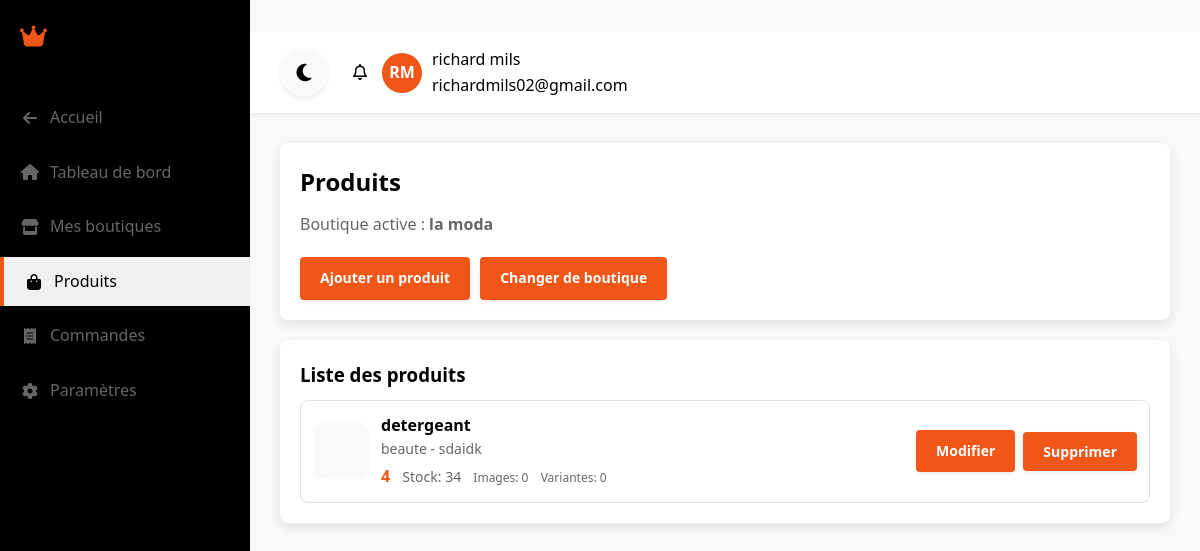
/index.php?page=dashboard_shop&tab=products (signed in), run on an earlier commit of the app's database.
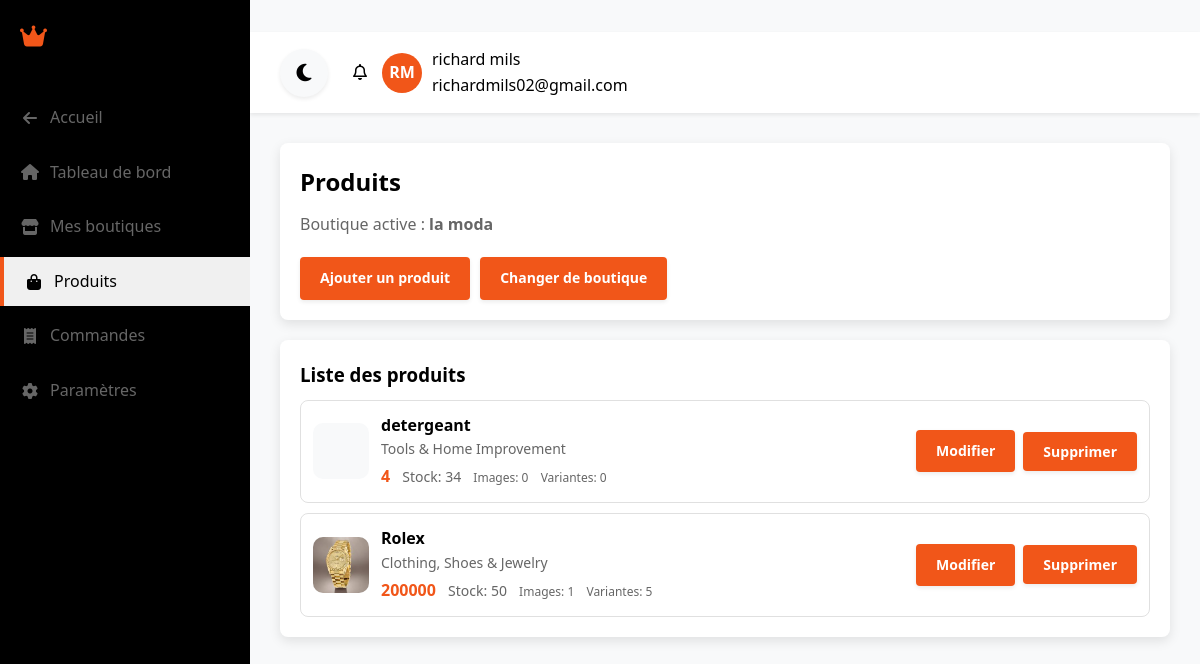
And on a later commit of the database.
### tables this page shows
CREATE TABLE users (
        id INTEGER PRIMARY KEY AUTOINCREMENT,
        first_name TEXT NOT NULL,
        last_name TEXT NOT NULL,
        email TEXT NOT NULL UNIQUE,
        password TEXT NOT NULL,
        birth_date DATE,
        gender TEXT,
        created_at DATETIME DEFAULT CURRENT_TIMESTAMP,
        updated_at DATETIME DEFAULT CURRENT_TIMESTAMP
    );

CREATE TABLE shops (
        id INTEGER PRIMARY KEY AUTOINCREMENT,
        user_id INTEGER NOT NULL,
        name TEXT NOT NULL,
        description TEXT,
        logo TEXT,
        created_at DATETIME DEFAULT CURRENT_TIMESTAMP,
        updated_at DATETIME DEFAULT CURRENT_TIMESTAMP, banner TEXT, email_contact TEXT, phone TEXT, address TEXT, city TEXT, country TEXT, currency TEXT DEFAULT 'USD', status TEXT DEFAULT 'active', slug TEXT, url TEXT, stars REAL DEFAULT 0,
        FOREIGN KEY (user_id) REFERENCES users(id) ON DELETE CASCADE
    );

CREATE TABLE products (
        id INTEGER PRIMARY KEY AUTOINCREMENT,
        shop_id INTEGER NOT NULL,
        name TEXT NOT NULL,
        description TEXT,
        price REAL NOT NULL,
        category TEXT,
        brand TEXT,
        size TEXT,
        image TEXT,
        stock INTEGER DEFAULT 0,
        status TEXT DEFAULT 'active',
        created_at DATETIME DEFAULT CURRENT_TIMESTAMP,
        updated_at DATETIME DEFAULT CURRENT_TIMESTAMP, promo_price REAL, sku TEXT, weight REAL, colors_json TEXT, tags_json TEXT, is_physical INTEGER DEFAULT 1, min_order_qty INTEGER DEFAULT 1,
        FOREIGN KEY (shop_id) REFERENCES shops(id) ON DELETE CASCADE
    );

### app/config.php (called while the page is built, shortened)
<?php
function getDB() {
    static $db = null;
    if ($db === null) {
        try {
            $db = new PDO('sqlite:' . DB_PATH);
            $db->setAttribute(PDO::ATTR_ERRMODE, PDO::ERRMODE_EXCEPTION);
            $db->setAttribute(PDO::ATTR_DEFAULT_FETCH_MODE, PDO::FETCH_ASSOC);
            $db->exec('PRAGMA foreign_keys = ON');
            initDatabase($db);
        } catch (PDOException $e) {
            error_log("Erreur de connexion à la base de données: " . $e->getMessage());
            die("Erreur de connexion à la base de données. Veuillez contacter l'administrateur.");
        }
    }
    return $db;
}
function initDatabase($db) {
    $db->exec('PRAGMA foreign_keys = ON');
    $ensureColumns = function(string $table, array $columns) use ($db) {
        $existing = [];
        $stmt = $db->query("PRAGMA table_info($table)");
        foreach ($stmt->fetchAll() as $col) {
            $existing[$col['name']] = true;
        }
        foreach ($columns as $name => $definition) {
            if (!isset($existing[$name])) {
                $db->exec("ALTER TABLE $table ADD COLUMN $name $definition");
            }
        }
    };
    $ensureColumns('shops', [
        'slug' => 'TEXT',
        'url' => 'TEXT',
        'banner' => 'TEXT',
        'email_contact' => 'TEXT',
        'phone' => 'TEXT',
        'address' => 'TEXT',
        'city' => 'TEXT',
        'country' => 'TEXT',
        'currency' => "TEXT DEFAULT 'USD'",
        'stars' => 'REAL DEFAULT 0',
        'status' => "TEXT DEFAULT 'active'"
    ]);
    $ensureColumns('products', [
        'promo_price' => 'REAL',
        'sku' => 'TEXT',
        'weight' => 'REAL',
        'colors_json' => 'TEXT',
        'tags_json' => 'TEXT',
        'is_physical' => 'INTEGER DEFAULT 1',
        'min_order_qty' => 'INTEGER DEFAULT 1'
    ]);
    $ensureColumns('orders', [
        'paid' => 'INTEGER DEFAULT 0',
        'satisfied' => 'INTEGER DEFAULT 0',
        'canceled' => 'INTEGER DEFAULT 0'
    ]);
}
function getCurrentUser() {
    $db = getDB();
    $stmt = $db->prepare("SELECT id, first_name, last_name, email, birth_date, gender, created_at FROM users WHERE id = ?");
    $stmt->execute([$_SESSION['user_id']]);
    return $stmt->fetch();
}
function url($page) {
    return APP_URL . "?page=" . $page;
}

### app/controllers/ShopController.php (called while the page is built, shortened)
<?php
require_once __DIR__ . '/../models/Shop.php';
require_once __DIR__ . '/../models/Product.php';
class ShopController {
    public function dashboard() {
        $shopModel = new Shop();
        $productModel = new Product();
        $shops = $shopModel->getByUserId((int)$_SESSION['user_id']);
        $activeShopId = (int)($_SESSION['active_shop_id'] ?? 0);
        $activeShop = $activeShopId > 0 ? $shopModel->findOwnedByUser($activeShopId, (int)$_SESSION['user_id']) : null;
        $products = $activeShopId > 0 ? $productModel->getByShopId($activeShopId) : [];
        $currentUser = getCurrentUser();
    }
}
?>

### app/router.php (called while the page is built, shortened)
<?php
require_once __DIR__ . '/config.php';
class Router {
    private $page;
    public function __construct() {
        $this->page = $_GET['page'] ?? 'home';
    }
    public function route() {
        if ($this->page === 'dashboard_shop') {
            require_once CONTROLLERS_PATH . '/ShopController.php';
            $controller = new ShopController();
            $controller->dashboard();
            return;
        }
    }
}

### app/models/Shop.php (called while the page is built, shortened)
<?php
require_once __DIR__ . '/../config.php';
class Shop {
    private PDO $db;
    public function __construct() {
        $this->db = getDB();
    }
    public function getByUserId(int $userId): array {
        $stmt = $this->db->prepare('SELECT * FROM shops WHERE user_id = ? ORDER BY created_at DESC');
        $stmt->execute([$userId]);
        return $stmt->fetchAll();
    }
    public function findOwnedByUser(int $shopId, int $userId): ?array {
        $stmt = $this->db->prepare('SELECT * FROM shops WHERE id = ? AND user_id = ?');
        $stmt->execute([$shopId, $userId]);
        $shop = $stmt->fetch();
        return $shop ?: null;
    }
}

### app/models/Product.php (called while the page is built, shortened)
<?php
require_once __DIR__ . '/../config.php';
class Product {
    private PDO $db;
    public function __construct() {
        $this->db = getDB();
    }
    public function getByShopId(int $shopId): array {
        $stmt = $this->db->prepare('
            SELECT
                p.*,
                (SELECT COUNT(*) FROM product_images pi WHERE pi.product_id = p.id) AS extra_images_count,
                (SELECT COUNT(*) FROM product_variants pv WHERE pv.product_id = p.id) AS variants_count
            FROM products p
            WHERE p.shop_id = ?
            ORDER BY p.created_at DESC
        ');
        $stmt->execute([$shopId]);
        return $stmt->fetchAll();
    }
}

### app/views/dashboard_shop/products.php (the view, shortened to what the rows shown need)
<?php
$data = $_SESSION['view_data'] ?? [];
$activeShop = $data['active_shop'] ?? null;
$products = $data['products'] ?? [];
?>
<div class="card">
    <h2 style="margin-bottom: 10px;">Produits</h2>
    <?php if ($activeShop): ?>
        <p style="color: var(--gray-dark); margin-bottom: 20px;">Boutique active : <strong><?php echo htmlspecialchars($activeShop['name']); ?></strong></p>
    <?php else: ?>
        <p style="color: var(--gray-dark); margin-bottom: 20px;">Aucune boutique active. Va dans "Mes boutiques" pour en créer/activer une.</p>
    <?php endif; ?>
    <div style="display: flex; gap: 10px; flex-wrap: wrap;">
        <a class="btn btn-primary" href="<?php echo url('dashboard_shop'); ?>&tab=product_create">Ajouter un produit</a>
        <a class="btn btn-secondary" href="<?php echo url('dashboard_shop'); ?>&tab=shops">Changer de boutique</a>
    </div>
</div>
<div class="card">
    <h3 style="margin-bottom: 10px;">Liste des produits</h3>
    <?php if (!$activeShop): ?>
        <div style="color: var(--gray-dark);">Sélectionne une boutique pour voir ses produits.</div>
    <?php elseif (empty($products)): ?>
        <div style="color: var(--gray-dark);">Aucun produit dans cette boutique.</div>
    <?php else: ?>
        <div style="display: grid; gap: 10px;">
            <?php foreach ($products as $product): ?>
                <div style="display: flex; justify-content: space-between; align-items: center; gap: 10px; padding: 12px; border: 1px solid var(--dashboard-border); border-radius: 8px;">
                    <div style="display: flex; gap: 12px; align-items: center;">
                        <div style="width: 56px; height: 56px; border-radius: 10px; overflow: hidden; background: var(--dashboard-surface-2); flex: 0 0 56px;">
                            <?php if (!empty($product['image'])): ?>
                                <img src="<?php echo htmlspecialchars((string)$product['image']); ?>" alt="<?php echo htmlspecialchars((string)$product['name']); ?>" style="width: 56px; height: 56px; object-fit: cover;" onerror="this.style.display='none'" />
                            <?php endif; ?>
                        </div>
                        <div>
                            <div style="font-weight: 700;">
                                <?php echo htmlspecialchars($product['name']); ?>
                            </div>
                            <div style="color: var(--gray-dark); font-size: 14px;">
                                <?php echo htmlspecialchars((string)($product['category'] ?? '')); ?>
                                <?php if (!empty($product['brand'])): ?>
                                    - <?php echo htmlspecialchars($product['brand']); ?>
                                <?php endif; ?>
                            </div>
                            <div style="margin-top: 4px;">
                                <?php if (!empty($product['promo_price']) && (float)$product['promo_price'] > 0 && (float)$product['promo_price'] < (float)$product['price']): ?>
                                    <strong style="color: var(--primary); font-size: 16px;"><?php echo htmlspecialchars((string)$product['promo_price']); ?></strong>
                                    <span style="color: var(--gray-dark); font-size: 13px; margin-left: 6px; text-decoration: line-through;">
                                        <?php echo htmlspecialchars((string)$product['price']); ?>
                                    </span>
                                <?php else: ?>
                                    <strong style="color: var(--primary); font-size: 16px;"><?php echo htmlspecialchars((string)$product['price']); ?></strong>
                                <?php endif; ?>
                                <span style="color: var(--gray-dark); font-size: 14px; margin-left: 8px;">Stock: <?php echo (int)($product['stock'] ?? 0); ?></span>
                                <span style="color: var(--gray-dark); font-size: 12px; margin-left: 8px;">Images: <?php echo (int)($product['extra_images_count'] ?? 0); ?></span>
                                <span style="color: var(--gray-dark); font-size: 12px; margin-left: 8px;">Variantes: <?php echo (int)($product['variants_count'] ?? 0); ?></span>
                            </div>
                        </div>
                    </div>
                    <div style="display: flex; gap: 8px; align-items: center;">
                        <a class="btn btn-secondary" href="<?php echo url('dashboard_shop'); ?>&tab=product_edit&product_id=<?php echo (int)$product['id']; ?>">Modifier</a>
                        <form method="post" action="<?php echo url('dashboard_shop'); ?>&tab=products&action=delete_product" style="margin: 0;" onsubmit="return confirm('Supprimer ce produit ?');">
                            <button class="btn btn-primary" type="submit">Supprimer</button>
                        </form>
                    </div>
                </div>
            <?php endforeach; ?>
        </div>
    <?php endif; ?>
</div>

### app/views/dashboard_shop.php (shortened to what the rows shown need)
<?php
$tab = $_SESSION['view_data']['tab'] ?? ($_GET['tab'] ?? 'overview');
$dashboardBaseUrl = url('dashboard_shop');
$data = $_SESSION['view_data'] ?? [];
$currentUser = $data['current_user'] ?? null;
$activeShop = $data['active_shop'] ?? null;
$activeShopName = is_array($activeShop) && !empty($activeShop['name']) ? (string)$activeShop['name'] : 'i shopping';
?>
<!DOCTYPE html>
<html lang="fr" data-theme="light">
<head>
    <link rel="stylesheet" href="https://cdnjs.cloudflare.com/ajax/libs/font-awesome/6.4.0/css/all.min.css">
    <link rel="stylesheet" href="<?php echo BASE_URL; ?>/public/css/theme.css">
    <link rel="stylesheet" href="<?php echo BASE_URL; ?>/public/css/pages.css">
</head>
<body>
    <div class="sidebar">
        <div class="logo">
            <i class="fas fa-crown"></i>
            <h1><?php echo htmlspecialchars($activeShopName); ?></h1>
        </div>
        <ul class="nav-links">
            <li><a href="<?php echo url('home'); ?>"><i class="fas fa-arrow-left"></i> Accueil</a></li>
            <li><a href="<?php echo $dashboardBaseUrl; ?>&tab=overview" class="<?php echo $tab === 'overview' ? 'active' : ''; ?>"><i class="fas fa-home"></i> Tableau de bord</a></li>
            <li><a href="<?php echo $dashboardBaseUrl; ?>&tab=shops" class="<?php echo $tab === 'shops' ? 'active' : ''; ?>"><i class="fas fa-store"></i> Mes boutiques</a></li>
            <li><a href="<?php echo $dashboardBaseUrl; ?>&tab=products" class="<?php echo $tab === 'products' ? 'active' : ''; ?>"><i class="fas fa-shopping-bag"></i> Produits</a></li>
            <li><a href="<?php echo $dashboardBaseUrl; ?>&tab=orders" class="<?php echo $tab === 'orders' ? 'active' : ''; ?>"><i class="fas fa-receipt"></i> Commandes</a></li>
            <li><a href="<?php echo $dashboardBaseUrl; ?>&tab=settings" class="<?php echo $tab === 'settings' ? 'active' : ''; ?>"><i class="fas fa-cog"></i> Paramètres</a></li>
        </ul>
    </div>
    <div class="main-content">
        <header class="top-header">
            <div class="user-menu">
                <button id="theme-toggle" class="theme-toggle" aria-label="Changer de thème" style="margin-right: 10px;">
                    <i class="fas fa-moon"></i>
                </button>
                <div class="notifications">
                    <i class="far fa-bell"></i>
                </div>
                <div class="user-info">
                    <div class="user-avatar">
                        <?php
                        $initials = 'U';
                        if (is_array($currentUser)) {
                            $fn = trim((string)($currentUser['first_name'] ?? ''));
                            $ln = trim((string)($currentUser['last_name'] ?? ''));
                            $initials = strtoupper(substr($fn, 0, 1) . substr($ln, 0, 1));
                            $initials = $initials !== '' ? $initials : 'U';
                        }
                        echo htmlspecialchars($initials);
                        ?>
                    </div>
                    <div>
                        <div class="user-name">
                            <?php
                            if (is_array($currentUser)) {
                                echo htmlspecialchars(trim((string)($currentUser['first_name'] ?? '') . ' ' . (string)($currentUser['last_name'] ?? '')));
                            } else {
                                echo 'Utilisateur';
                            }
                            ?>
                        </div>
                        <div class="user-role"><?php echo is_array($currentUser) ? htmlspecialchars((string)($currentUser['email'] ?? '')) : ''; ?></div>
                    </div>
                </div>
            </div>
        </header>
        <div class="dashboard-content">
            <?php
            $tabPath = __DIR__ . '/dashboard_shop/' . $tab . '.php';
            if (file_exists($tabPath)) {
                require $tabPath;
            }
            ?>
        </div>
    </div>
</body>
</html>

What changed in the data, as far as the page shows it:
changed products "detergeant": category "beaute" → "Tools & Home Improvement"; brand "sdaidk" → (not shown)
added products: image (picture), name "Rolex", category "Clothing, Shoes & Jewelry", price "200000", stock "50", extra_images_count "1", variants_count "5"
